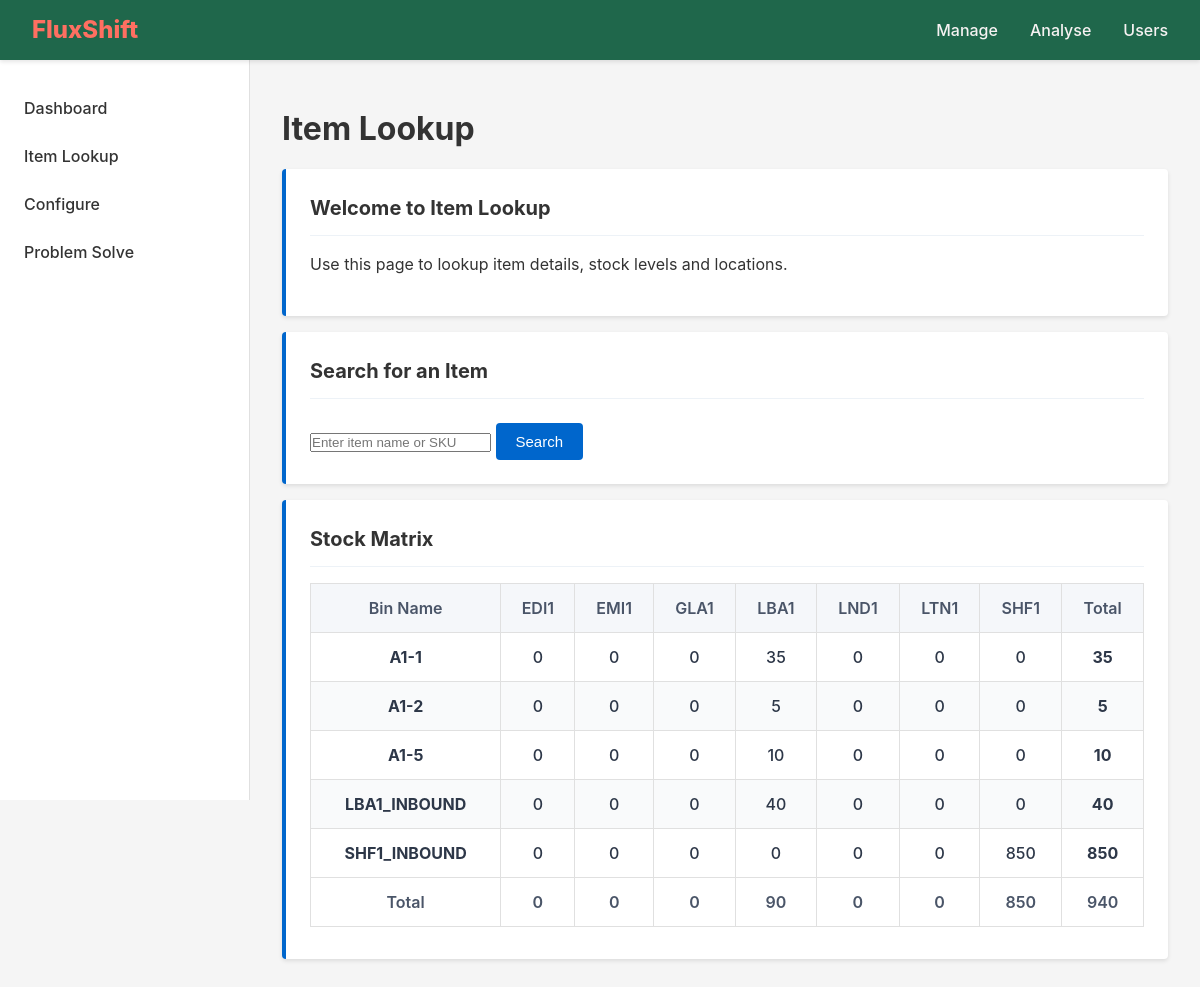
The app's page /item_lookup/ with its own data.
### core/models.py (models this page shows, shortened)
class Warehouse(models.Model):
    warehouse_name = models.CharField(max_length=50)
    street_address = models.CharField(max_length=120)
    postcode = models.CharField(max_length=8)
    class Meta:
        verbose_name_plural = "Warehouses"

### core/views.py (the view, shortened to what this page needs)
# urls.py: path("item_lookup/", views.ItemsLookupView.as_view(), name="item-lookup-page"), # Item list page
class ItemsLookupView(View):
    template_name = "core/item_lookup.html"
    def get_warehouse_bin_matrix(self,
            item_id=None):
        warehouses = Warehouse.objects.order_by("warehouse_name")
        stock_query = StockLevel.objects
        if item_id:
            stock_query = stock_query.filter(item_id=item_id)
        stock_summary = stock_query.values(
            'bin__id',
            'bin__bin_name',
            'bin__warehouse__id',
            'bin__warehouse__warehouse_name'
        ).annotate(
            total_quantity=Sum('quantity')
        ).order_by('bin__warehouse__warehouse_name', 'bin__bin_name')
        bins_dict = {}
        for item in stock_summary:
            bin_id = item['bin__id']
            bin_name = item['bin__bin_name']
            warehouse_id = item['bin__warehouse__id']
            total = item['total_quantity'] or 0
            if bin_id not in bins_dict:
                bins_dict[bin_id] = {
                    'id': bin_id,
                    'name': bin_name,
                    'warehouses_stocks': {}
                }
            bins_dict[bin_id]['warehouses_stocks'][warehouse_id] = total
        matrix = {
            'warehouses': list(warehouses),
            'bins': [],
            'column_totals': [0] * len(warehouses),
            'grand_total': 0
        }
        for bin_id, bin_data in sorted(bins_dict.items(), key=lambda x: x[1]['name']):
            bin_row = {
                'bin_name': bin_data['name'],
                'quantities': []
            }
            row_total = 0
            for i, warehouse in enumerate(warehouses):
                quantity = bin_data['warehouses_stocks'].get(warehouse.id, 0)
                bin_row['quantities'].append(quantity)
                row_total += quantity
                matrix['column_totals'][i] += quantity
            bin_row['row_total'] = row_total
            matrix['grand_total'] += row_total
            matrix['bins'].append(bin_row)
        return matrix
    def get(self,
            request):
        context = {}
        search_query = request.GET.get('q', '')
        if search_query:
            item = self.get_item_details(search_query)
            context['item'] = item
            if item:
                context['bin_warehouse_matrix'] = self.get_warehouse_bin_matrix(item_id=item.id)
            else:
                context['search_error'] = f"No items found matching '{search_query}'"
                context['bin_warehouse_matrix'] = self.get_warehouse_bin_matrix()
        else:
            context['bin_warehouse_matrix'] = self.get_warehouse_bin_matrix()
        return render(request, self.template_name, context)

### core/templates/core/item_lookup.html (shortened to what this page needs)
{% extends "base.html" %}
{% load static %}
{% block css_files %}
  <link rel="stylesheet" href="{% static 'core/core.css' %}">
{% endblock %}
{% block content %}
<h1>Item Lookup</h1>
<div class="card-admin">
  <h2>Welcome to Item Lookup</h2>
  <p>Use this page to lookup item details, stock levels and locations.</p>
</div>
<div class="card-admin">
    <h2>Search for an Item</h2>
    <form method="get" action="">
        <input type="text" name="q" placeholder="Enter item name or SKU" value="{{ request.GET.q|default:'' }}" required>
        <button type="submit">Search</button>
    </form>
</div>
<div class="card-admin">
  <h2>Stock Matrix {% if item %}for {{ item.item_name }}{% endif %}</h2>
  <div class="table-responsive">
    <table class="stock-table">
      <thead>
        <tr>
          <th>Bin Name</th>
          {% for warehouse in bin_warehouse_matrix.warehouses %}
            <th>{{ warehouse.warehouse_name }}</th>
          {% endfor %}
          <th>Total</th>
        </tr>
      </thead>
      <tbody>
        {% if bin_warehouse_matrix.bins %}
          {% for bin_row in bin_warehouse_matrix.bins %}
            <tr>
              <td><strong>{{ bin_row.bin_name }}</strong></td>
              {% for quantity in bin_row.quantities %}
                <td>{{ quantity }}</td>
              {% endfor %}
              <td><strong>{{ bin_row.row_total }}</strong></td>
            </tr>
          {% endfor %}
        {% endif %}
      </tbody>
      <tfoot>
        <tr>
          <th>Total</th>
          {% for total in bin_warehouse_matrix.column_totals %}
            <th>{{ total }}</th>
          {% endfor %}
          <th>{{ bin_warehouse_matrix.grand_total }}</th>
        </tr>
      </tfoot>
    </table>
  </div>
</div>
{% endblock %}

### static/app.css (style rules this page uses)
* { margin: 0; padding: 0; box-sizing: border-box; }
body { font-family: -apple-system, BlinkMacSystemFont, "Segoe UI", Roboto, Oxygen-Sans, Ubuntu, Cantarell, "Helvetica Neue", sans-serif; font-size: 16px; line-height: 1.5; color: #333; background-color: #f5f5f5; min-height: 100vh; display: flex; flex-direction: column; }

### core/static/core/core.css (style rules this page uses)
.stock-table { width: 100%; border-collapse: collapse; font-size: 1rem; margin: 0.5rem 0; }
.stock-table th, .stock-table td { padding: 0.75rem; text-align: center; border: 1px solid #e0e0e0; }
.stock-table thead { background-color: #f5f7fa; }
.stock-table th { font-weight: 600; color: #4a5568; }
.stock-table tbody tr:nth-child(even) { background-color: #f9fafb; }
.stock-table td { font-weight: 500; color: #2d3748; }
.card-admin { border-left: 4px solid #0066cc; background: white; padding: 1.5rem; box-shadow: 0 2px 4px rgba(0, 0, 0, 0.1); border-radius: 4px; margin-top: 1rem; margin-bottom: 1rem; }
.card-admin h2 { color: #333; font-size: 1.25rem; margin-top: 0; margin-bottom: 1rem; padding-bottom: 0.75rem; border-bottom: 1px solid #edf2f7; }
.card-admin p { display: flex; align-items: center; margin-bottom: 1rem; }
.card-admin input, .card-admin select, .card-admin textarea { flex: 1; }
.card-admin button { background-color: #0066cc; color: white; border: none; padding: 0.625rem 1.25rem; border-radius: 4px; cursor: pointer; font-weight: 500; font-size: 0.9375rem; transition: background-color 0.2s ease; margin-top: 0.5rem; }

### records on screen
Warehouse: warehouse_name "EDI1"
Warehouse: warehouse_name "EMI1"
Warehouse: warehouse_name "GLA1"
Warehouse: warehouse_name "LBA1"
Warehouse: warehouse_name "LND1"
Warehouse: warehouse_name "LTN1"
Warehouse: warehouse_name "SHF1"

### other values on screen
{{ bin_row.bin_name }} "A1-1" "A1-2" "A1-5" "LBA1_INBOUND" "SHF1_INBOUND"
{{ quantity }} "0" "0" "0" "35" "0" "0" "0" "0" "0" "0" "5" "0" "0" "0" "0" "0" "0" "10" "0" "0" "0" "0" "0" "0" "40" "0" "0" "0" "0" "0" "0" "0" "0" "0" "850"
{{ bin_row.row_total }} "35" "5" "10" "40" "850"
{{ total }} "0" "0" "0" "90" "0" "0" "850"
{{ bin_warehouse_matrix.grand_total }} "940"
